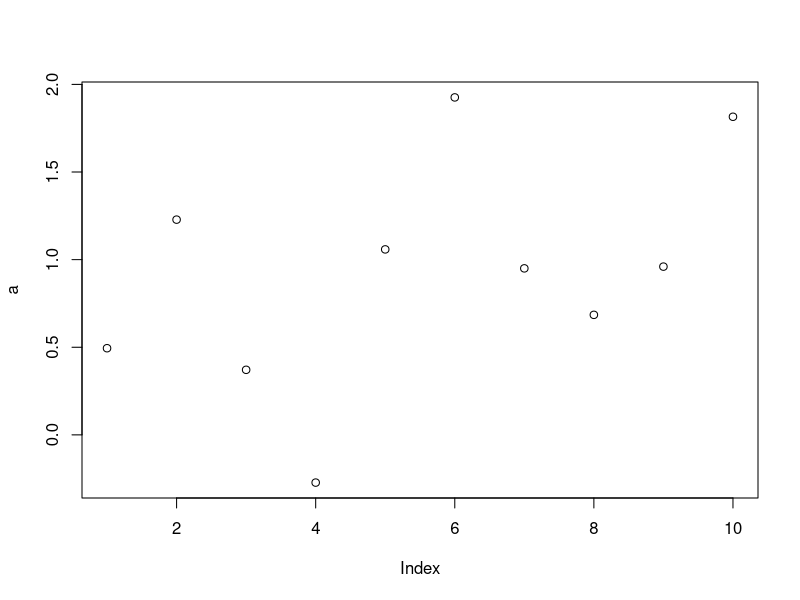
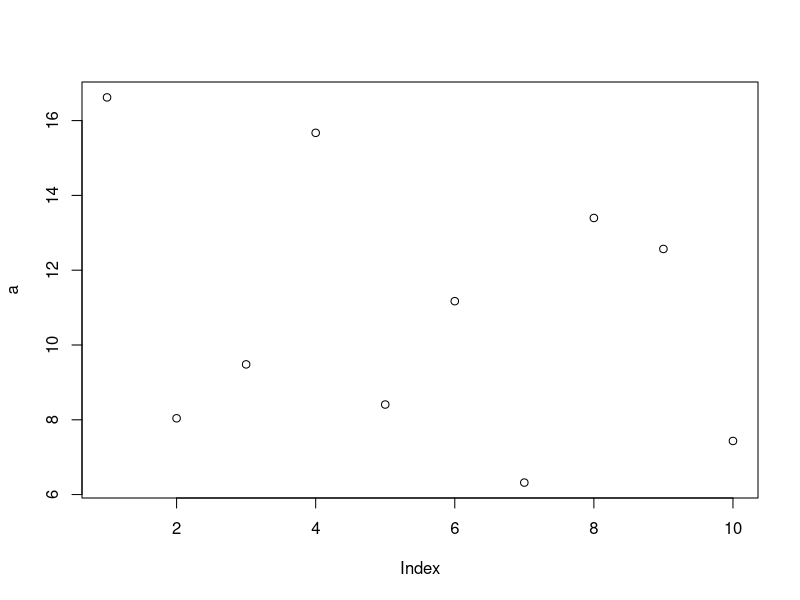

Source code (R) for these figures, in order: (Note: this script raises an error after producing the figures.)
#Data Mining with R by Luis Torgo
#Prasant Sudhakaran####

#Chapter 1####

install.packages("RMySQL")
install.packages("DMwR")

installed.packages()
library()
#To check if there are newer versions of installed packages at CRAN
old.packages()
update.packages()
#To search the r-project site
#Format : RSiteSearch('Search term')
RSiteSearch('neural networks')

#R Objects

#Assigning values
x <- 945
x

#To list the current objects in memory
ls()
#Or alternatively:
objects()

#Vectors
#Vectors are used to store a set of elements of the same atomic data type
x <- 45.3 #Example of a single element vector
length(x) #To check the length of the vector

#Using the c() function to create vectors
v <- c(4,7, 23.5, 76.2, 90)
v
length(v)
mode(v) #Get or set the type or storage mode of an object.
#All elements of a vector must belong to the same mode, else R will coerce the type
#For example:
v <- c(4,7, 23.5, 76.2, 90, "rrt")
v
mode(v)

u <- c(4, 6, NA, 2) #All vectors may contain NA values
u

k <- c(T, F, NA, TRUE)
k

#Accessing a specific element of a vector
v[2] #Calling the second element of the vector v

#Changing the value of a particular vector
v[1] <- "hello"
v

#Creating an empty vector
x <- vector()
x
length(x)
#Add a value to a specific index, to alter the length of the vector
x[3] <- 45
x

#Assignment Operations are destructive (or can be destructive)
v <- c(45, 243, 78, 343, 445, 44, 56, 77)
v
v <- c(v[5], v[7])
v # v now consists of 2 elements

#Vectorisation
v <- c(4,7, 23.5, 76.2, 80)
x <- sqrt(v)
x
#Vector Arithmetic
v1 <- c(4, 6, 87)
v2 <- c(34, 32.4, 12)
v1 + v2

#If the vector isn't of sufficient length, R will use a recycling rule by repeating the
#shorter vector until it fills in the size of the larger vector
v1 <- c(4, 6, 8, 24)
v2 <- c(10, 2)
v1+v2

#If the lengths are not multiples, then a warning will be issued:
v1 <- c(4, 6, 8, 24)
v2 <- c(10, 2, 4)
v1+v2
#Single numbers are represented in R as vectors of length 1
v1 <- c(4,6,8,24)
2*v1 #The vector 2 is being multiplied with each element of v1

#Factors
#Easy and compact form of handling categorical (nominal) data

#Factors have levels that are the possible values they can take.
g <- c("f", "m", "m", "m", "f", "m", "f", "m", "f", "f")
g
#Transform vector g into a factor
g <- factor(g)
g

#Defining factor levels even when data consists of only one factor (at the moment)
other.g <- factor(c("m", "m", "m", "m", "m"))
other.g
other.g <- factor(c("m", "m", "m", "m", "m"), levels= c("f", "m"))
other.g #Now has two levels

#Counting the occurrence of each possible value, using the table function
table(g)
table(other.g)

#The table function can also be used for cross tabulation of several factors
a <- factor(c("adult", "adult", "juvenile", "juvenile", "adult", "adult", 
              "adult", "juvenile", "adult", "juvenile"))
table(a)
table(a,g)

#Calculate marginal and relative frequencies of contingency tables
t <- table(a,g)
margin.table(t,1) # 1 represents the first dimension of the table
margin.table(t,2) # 2 represents the second dimension of the table

#For relative frequencies
prop.table(t,1)
prop.table(t,2)*100 #Multiplied by 100 to get percentage figures instead of decimals

#Generating Sequences
#To create a vector containing integers between 1 and 100
c <- 1:100
c
#Decreasing sequences
5:0

#To generate sequences of real numbers, use the function seq()
seq(-4, 1, 0.5) #A sequene of real numbers between -4 and 1, with increments of 0.5
#More example of the use of seq()
seq(from=1, to=5, length=4)

#Repeating a sequence of characters
rep(5,10) #Repeats the number 5, ten times
rep("hi", 3) #Repeats the string 'hi' three times
rep(1:2, 3) #Repeats the sequence 1:2 three times
rep(1:2, each =3) #Repeats the numbers 1 and 2, each of the three times

#The gl() function:
#Used to generate sequences involving factors
#Syntax of the function is gl(k,n), where k is the number of levels of the factor, 
#n is the number of repetitions of each level.

gl(3,5)
gl(2,5, labels=c("female", "male"))

#Generating random numbers
#Ten randomly generated numbers from a normal distribution with zero mean
#and unit standard deviation
a <- rnorm(10)
plot (a)
#Randomly genarated numbers with a mean of 10 and SD of 3
a <- rnorm(10, mean = 10, sd = 3)
a
plot(a)
#Five numbers drawn randomly from a student t distribution with 10 degrees of freedom
rt(5, df = 10)

#Sub-setting
#Logical index vectors: Extract elements corresponding to true values
x <- c(0,-3, 4, -1, 45, 90, -5)
x>0 #Only the values greater than 0 will return TRUE
x[x>0] #Give me the values of x, for which the following logical expression is true
#More complex logical operators
x[x<=-2 | x>5]
x[x>40 & x<100]
#Extracting several elements from a vector
x[c(4,6)]
x[1:3]
y <- c(1,4)
x[y]
#Use a vector with negative indices to indicate which elements are to be excluded from selection
x[-1]
x[-(1:3)]

pH <- c(4.5, 7, 7.3, 8.2, 6.3)
names(pH) <- c("area 1", "area 2", "mud", "dam", "middle")
pH
#If you already know the names of the vectors:
ph <- c(area1=4.5, area2=7, mud=7.3, dam=8.2, middle=6.3)
ph
ph["mud"] #Indexing of the name
ph[c("area1", "mud", "middle")]

#Empty Index
#Represents absense of a restriction on the selection process
ph[] <- 0 #Assigns 0 as the value for all vectors in "ph"
ph[]

#Matrices and Arrays
#Matrices are a special case of arrays with two single dimensions
m <- c(45, 23, 66, 77, 33, 44, 56, 12, 78, 23)
m
dim(m) <- c(2,5) #Specifying the dimensions of the matrix - 2 rows, 5 columns
m
#Alternate way to create the same matrix
m <- matrix(c(45, 23, 66, 77, 33, 44, 56, 12, 78, 23),2,5)
m #Matrix, filled by column

m <- matrix(c(45, 23, 66, 77, 33, 44, 56, 12, 78, 23), 2,
            5, byrow=T)
m #Matrix, by row

m[2,3] #2nd row, 3rd column

m[-2,1] 
m[1,] #Obtain the entire first row
m[,4] #Obtain the entire fourth column
m[,90] #Will give an 'Out of Bounds' error if you specify column that doesn't exist 

#Using the cbind/rbind function to join two or more matrices by columns or rows respectively
m1 <- matrix(c(45, 23, 66, 77, 33, 44, 56, 12, 78, 23), 2, 5)
m1
cbind(c(4,76), m1[,4])

m2 <- matrix(rep(10,20), 4,5) #Repeat the number '10', twenty times, arrange into a 4X5 matrix
m2

m3 <- rbind(m[1,],m2[3,]) #combine the 1st row of m1, and 3rd row of m2
m3

#Column and Row Name
results <- matrix(c(10,30,40,50,43,56,21,30),2,4,
                   byrow=T)
colnames(results) <- c("1qrt", "2qrt", "3qrt", "4qrt")
rownames(results) <- c("store1", "store2")
results
results["store1",]

results["store2", c("1qrt", "4qrt")]

#Arrays
#Arrays are extesnions of matrices to more than 2 dimensions
#Initiated by using the array() function
a <- array(1:24, dim = c(4, 3, 2))
a
a[1,3,2] #First row, third column, 2nd matrix
a[1,,2] #First row, 2nd matrix
a[4,3,] #Selects the elements at 4th row, 3rd column from both matrices 
a[c(2,3),,-2]

m <- matrix(c(45, 23, 66, 77, 33, 44, 56, 12, 78, 23),2,5)
m
m <- matrix(c(45, 23, 66, 77, 33, 44, 56, 12, 78, 23), 2, 5, byrow=T) #Same as the previous matrix, but arranged by row
m
m*3

m1 <- matrix(c(45, 23, 66, 77, 33, 44), 2,3)
m1
m2 <- matrix(c(12,65,32,7,4,78),2,3)
m2
m1+m2

#Lists
#List components need not be of the same type, mode or length
my.list <- list(stud.id=34453,stud.name="John",
                stud.marks=c(14.3,12,15,19))
my.list
my.list[1]
my.list[[1]] #Compare the difference between the two notations

mode(my.list[1])
mode(my.list[[1]])

#Alternate way of extracting values from a list
my.list$stud.id

names(my.list)
names(my.list) <- c("id", "name", "marks")
my.list
#Adding extra components
my.list$parents.names <- c("Anna", "Mahesh")
my.list
length(my.list)
#Removing components
my.list <- my.list[-3]
my.list
other <- list(age=19, sex = "male")
lst <- c(my.list, other) #Combining two lists
lst
#Using unlist() function to unflatten all data in a list
unlist(my.list) #Coerces everything into a character string

#Data Frames
#In R, Dataframes are a special class of lists
#Each row of the dataframe can be seen as an observation, described by a set of variables

my.dataset <- data.frame(site=c("A", "B", "A", "A", "B"), 
                         season=c("Winter", "Summer", "Summer", "Spring", "Fall"),
                         pH = c(7.4, 6.3, 8.6, 7.2, 8.9))
my.dataset
my.dataset[3,2] #Accessing elements of a data frame
my.dataset$pH
my.dataset[my.dataset$pH >8.2,] #Querying a specific column of the dataframe
my.dataset[my.dataset$site =="A", "pH"] #Extracting pH values of sites with value "A"

my.dataset[my.dataset$season == "Summer", c("site", "pH")]

#The attach() function simplifies these queries by allowing to access the columns of a 
#dataframe directly without having to use the name of the respective data frame
attach(my.dataset)
my.dataset[site=="B",]
season
#Inverse of attach() is detach()
detach(my.dataset)
season #Give the following error: "Error: object 'season' not found"

#attaching again
attach(my.dataset)
season

#Use the subset() function when only querying the dataframe
subset(my.dataset, pH>8)
subset(my.dataset, season=="Summer", season:pH)
#Adding 1 to all observations in pH column for the season Summer
my.dataset[my.dataset$season=="Summer", "pH"] <- my.dataset[my.dataset$season =="Summer",'pH']+1
my.dataset

#Add a new column to the dataframe, i.e. a new set of observations for each row
my.dataset$NO3 <- c(234.5, 256.6, 654.1, 356.7, 776.4)
my.dataset
nrow(my.dataset)
ncol(my.dataset)
my.dataset <- edit(my.dataset)
names(my.dataset)[4] <- "PO4" #Changing the name of the 4th column to PO4
my.dataset

#Creating New Functions
